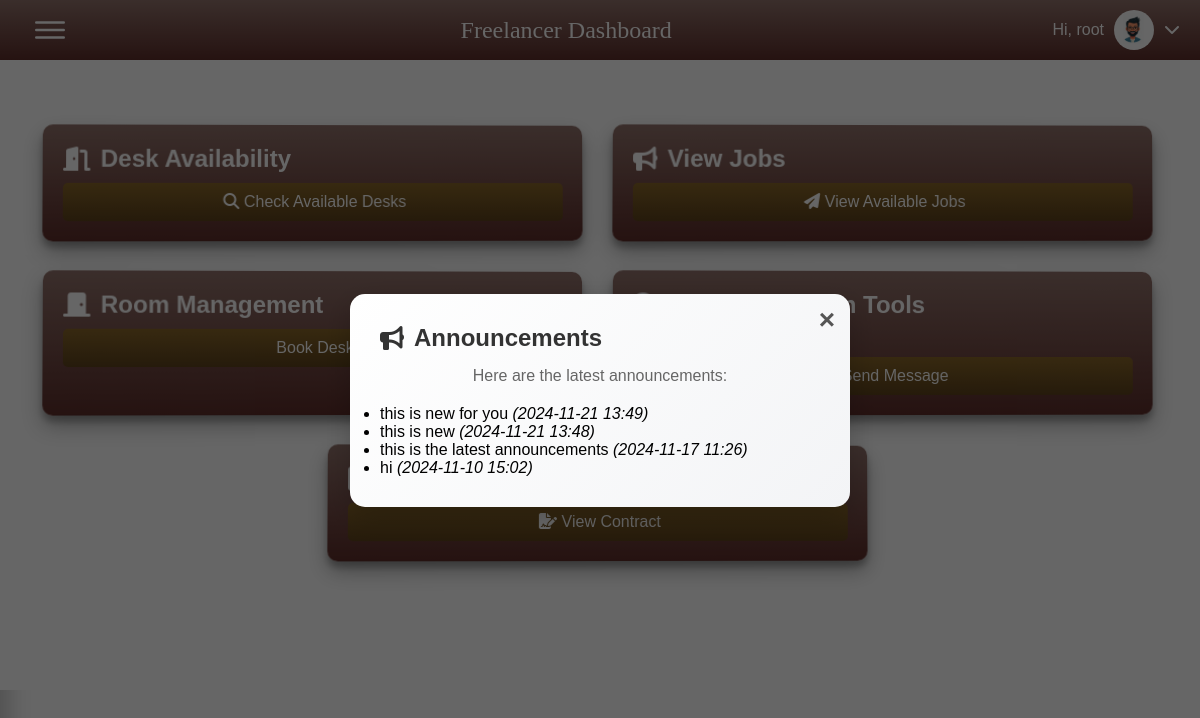
The page /freelancer/freelancerdashboard/ (signed in) on the database its author committed.
### enroll/models.py (models this page shows, shortened)
class Announcement(models.Model):
    text = models.TextField()  # Announcement content
    created_at = models.DateTimeField(auto_now_add=True)  # Timestamp of announcement creation

### enroll/views.py (the view)
# urls.py: path('freelancer/freelancerdashboard/', views.freelancer_dashboard, name='freelancerdashboard'),
def freelancer_dashboard(request):
    freelancer_id = request.session.get('freelancer_id')
    freelancer_name = request.session.get('freelancer_name')
    email = request.session.get('email')
    announcements = Announcement.objects.order_by('-created_at')
    if not freelancer_id:
        return redirect('freelancer')  # Redirect to login if not authenticated
    desks = Desk.objects.all()
    context = {
        'freelancer_name': freelancer_name,
        'desks': desks,
        'email': email,
        'announcements': announcements,
    }
    return render(request, 'enroll/freelancer_dashboard.html', context)

### enroll/templates/enroll/freelancer_dashboard.html (shortened to what this page needs)
{% load static%}
<!DOCTYPE html>
<html lang="en">
<head>
    <link rel="stylesheet" href="https://cdnjs.cloudflare.com/ajax/libs/font-awesome/6.5.2/css/all.min.css" />
</head>
<body>
    <div class="container">
        <div class="main">
            <div class="topbar">
                <div class="toggle">
                    <ion-icon name="menu-outline"></ion-icon>
                </div>
                <div class="dashboard-title">
                    Freelancer Dashboard
                </div>
                <div class="user">
                  <p class="user-text">Hi, {{freelancer_name}}</p>
                  <div class="image-container">
                    <img src="{% static 'images/avatar.png' %}" alt="logo">
                  </div>
                  <div class="dropdown-icon">
                    <i class="fas fa-chevron-down"></i>
                  </div>
                </div>
            </div>
            <main>
                <section id="room-availability" class="card">
                    <h2><i class="fas fa-door-open"></i> Desk Availability</h2>
                    <a href="{% url 'room_list' %}">
                    <button type="button" onclick="checkRoomAvailability()"><i class="fas fa-search"></i> Check Available Desks</button>
                    </a>
                </section>
                <section id="advertisement-management" class="card">
                    <h2><i class="fas fa-bullhorn"></i> View Jobs</h2>
                    <form id="ad-management-form">
                        <a  class="link" href="{% url 'show_jobs' %}">
                        <button type="button" onclick="manageAds()"><i class="fas fa-paper-plane"></i> View Available Jobs
                        </a>
                    </form>
                </section>
                <section id="room-management" class="card">
                  <h2><i class="fas fa-door-closed"></i> Room Management</h2>
                  <div class="button-group">
                      <a href="{% url 'book_desk' %}">
                        <button type="button">Book Desk</button>
                     </a>
                  </div>
              </section>
                <section id="communication-tools" class="card">
                    <h2><i class="fas fa-comments"></i> Communication Tools</h2>
                    <form id="communication-form">
                        <label for="message">Message</label>
                        <a href="{% url 'contact_list' %}" >
                        <button type="button" onclick="sendMessage()"><i class="fas fa-paper-plane"></i> Send Message</button>
                        </a>
                    </form>
                </section>
                <section id="contract-management" class="card">
                    <h2><i class="fas fa-file-contract"></i> Contract Management</h2>
                    <form id="contract-form">
                        <a href="{% url 'view_freelancer_contracts' %}" >
                        <button type="button" onclick="manageContracts()"><i class="fas fa-file-signature"></i> View Contract</button>
                        </a>
                    </form>
                </section>
    <div id="announcement-modal" class="modal" style="display: none;">
    <div class="modal-content">
        <span class="close" id="close-announcement-modal-btn">&times;</span>
        <h2 class="modal-title"><i class="fas fa-bullhorn"></i> Announcements</h2>
        <p class="modal-description">Here are the latest announcements:</p>
        <div id="announcement-container">
            {% if announcements %}
                <ul>
                    {% for announcement in announcements %}
                        <li>
                            {{ announcement.text }}
                            <em>({{ announcement.created_at|date:"Y-m-d H:i" }})</em>
                        </li>
                    {% endfor %}
                </ul>
            {% else %}
                <p>No announcements available.</p>
            {% endif %}
        </div>
    </div>
</div>
            </main>
</body>
</html>

### enroll/templates/enroll/freelancer_dashboard.html (style rules this page uses)
* { font-family: "Ubuntu", sans-serif; margin: 0; padding: 0; box-sizing: border-box; }
:root { --blue: #2a2185; --white: #fff; --gray: #f5f5f5; --black1: #222; --black2: #999; --green: #24c146; }
body { min-height: 100vh; overflow-x: hidden; }
.container { display: flex; width: 100%; }
.main { overflow: auto; position: relative; width: calc(100% - 300px); left: 300px; min-height: calc(100vh - 60px - 50px); background: var(--white); transition: 0.5s; padding-bottom: 60px; }
.topbar { position: fixed; top: 0; left: 0; width: 100%; height: 60px; background:linear-gradient(to bottom, #92736c, #5e2e2a); color: #fff; display: flex; justify-content: space-between; align-items: center; padding: 0 20px; z-index: 1000; }
.toggle { color: white; position: relative; width: 60px; height: 60px; display: flex; justify-content: center; align-items: center; font-size: 2.5rem; cursor: pointer; }
.dashboard-title { font-family: "Algerian"; font-size: 24px; font-weight: lighter; color: white; text-align: center; flex-grow: 1; }
.user { display: flex; flex-direction: row; align-items: center; cursor: pointer; position: relative; }
.user-text { color: white; margin-right: 10px; white-space: nowrap; font-size: 1rem; }
.image-container { position: relative; width: 40px; height: 40px; border-radius: 50%; overflow: hidden; }
.user img { width: 100%; height: 100%; object-fit: cover; }
.dropdown-icon { margin-left: 10px; font-size: 16px; color: white; cursor: pointer; transition: transform 0.3s ease; }
main { margin-top:90px; padding: 20px; display: flex; flex-wrap: wrap; justify-content: center; }
section.card { background: linear-gradient(to bottom, #92736c, #5e2e2a); margin: 15px; padding: 20px; border-radius: 10px; box-shadow: 0 10px 20px rgba(0, 0, 0, 0.3), 0 6px 6px rgba(0, 0, 0, 0.23); transform: perspective(1000px) rotateX(1deg) rotateY(2deg); transition: transform 0.3s ease, box-shadow 0.3s ease; flex: 1 1 calc(33% - 40px); max-width: calc(33% - 40px); }
h2 { margin-top: 0; color: white; display: flex; align-items: center; }
h2 i { margin-right: 10px; }
label { display: block; margin-top: 10px; color: #666; }
input, textarea, button { width: 100%; padding: 10px; margin-top: 5px; border: 1px solid #ddd; border-radius: 5px; font-size: 16px; }
button { background: linear-gradient(to bottom, #8a6729, #5e431c); color: white; cursor: pointer; margin-top: 10px; border: none; transition: background-color 0.3s; }
.button-group { display: flex; flex-direction: column; }
.button-group button { width: 100%; margin-bottom: 10px; }
.button-group button:last-child { margin-bottom: 0; }
.link { text-decoration: none; color: white; }
.modal { display: none; position: fixed; z-index: 1000; left: 0; top: 0; width: 100%; height: 100%; overflow: auto; background-color: rgba(0, 0, 0, 0.6); display: flex; justify-content: center; align-items: center; transition: opacity 0.4s ease; }
.modal-content { background: linear-gradient(135deg, #ffffff, #f3f4f6); padding: 30px; border-radius: 15px; width: 90%; max-width: 500px; box-shadow: 0 10px 30px rgba(0, 0, 0, 0.2); position: relative; animation: zoomIn 0.5s ease; }
.modal-content .close { position: absolute; top: 10px; right: 15px; color: #555; font-size: 28px; font-weight: bold; cursor: pointer; transition: color 0.3s ease; }
.modal-title { font-size: 24px; color: #333; font-weight: bold; text-align: center; margin-bottom: 15px; }
.modal-description { color: #666; font-size: 16px; text-align: center; margin-bottom: 20px; }
@media (max-width: 1200px) { section.card { flex: 1 1 calc(50% - 40px); max-width: calc(50% - 40px); } }
@media (max-width: 1200px) { .main { width: 100%; left: 0; } }

### rows shown on the page
Announcement: text "this is new for you", created_at "2024-11-21 13:49"
Announcement: text "this is new", created_at "2024-11-21 13:48"
Announcement: text "this is the latest announcements", created_at "2024-11-17 11:26"
Announcement: text "hi", created_at "2024-11-10 15:02"

### other values the page prints
{{ freelancer_name }} "root"
